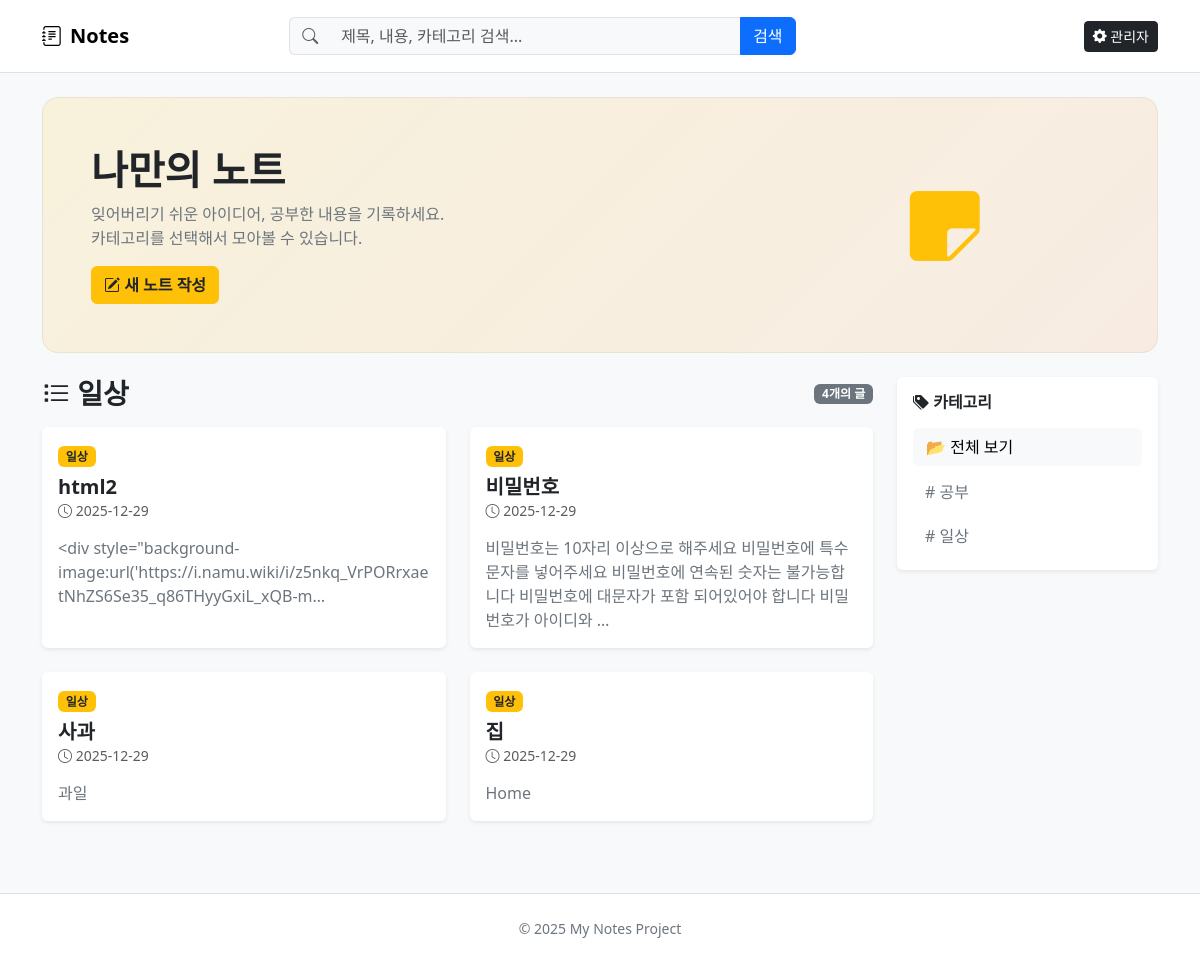
Screenshot of /category/daily/ with the database file from the repository.
### notes/models.py (models this page shows, shortened)
class Category(models.Model):
    name = models.CharField(max_length=50, unique=True)
    slug = models.SlugField(max_length=200, unique=True, allow_unicode=True)
    class Meta:
        verbose_name_plural = "Categories"

class Note(models.Model):
    title = models.CharField(max_length=200)
    content = models.TextField()
    created_at = models.DateTimeField(default=timezone.now)
    category = models.ForeignKey(Category, null=True, blank=True, on_delete=models.CASCADE)
    is_html = models.BooleanField(default=False, verbose_name="HTML 코드 적용")

### notes/views.py (the view)
# urls.py: path("category/<str:slug>/", views.category_page, name="category_page"),
def category_page(request, slug):
    current_category = get_object_or_404(Category, slug=slug)
    notes = Note.objects.filter(category=current_category).order_by("-created_at")
    categories = Category.objects.all()
    return render(request, "notes/note_list.html", {
        "notes": notes,
        "categories": categories,
        "current_category": current_category
    })

### notes/templates/notes/note_list.html (shortened to what this page needs)
{% extends "notes/base.html" %}
{% block content %}
<div class="d-flex align-items-center justify-content-between mb-3">
    <h3 class="fw-bold mb-0">
        <i class="bi bi-list-task"></i>
        {% if search_query %}
            '{{ search_query }}' 검색 결과
        {% elif current_category %}
            {{ current_category.name }}
        {% else %}
            전체 노트
        {% endif %}
    </h3>
    <span class="badge bg-secondary">{{ notes|length }}개의 글</span>
</div>
<div class="row">
    {% for note in notes %}
    <div class="col-md-6 mb-4">
        <div class="card h-100 shadow-sm hover-lift border-0">
            <div class="card-body">
                {% if note.category %}
                <span class="badge bg-warning text-dark mb-2">{{ note.category.name }}</span>
                {% endif %}
                <h5 class="card-title fw-bold">
                    <a href="{% url 'note_detail' note.pk %}" class="text-dark text-decoration-none stretched-link">
                        {{ note.title }}
                    </a>
                </h5>
                <h6 class="card-subtitle mb-2 text-muted small">
                    <i class="bi bi-clock"></i> {{ note.created_at|date:"Y-m-d" }}
                </h6>
                <p class="card-text text-secondary mt-3">
                    {{ note.content|truncatechars:100 }}
                </p>
            </div>
        </div>
    </div>
    {% endfor %}
</div>
{% endblock %}

### notes/templates/notes/base.html (shortened to what this page needs)
<!doctype html>
<html lang="ko">
<head>
  <link href="https://cdn.jsdelivr.net/npm/bootstrap@5.3.3/dist/css/bootstrap.min.css" rel="stylesheet">
  <link rel="stylesheet" href="https://cdn.jsdelivr.net/npm/bootstrap-icons@1.11.3/font/bootstrap-icons.min.css">
</head>
<body class="bg-light">
<nav class="navbar navbar-expand-lg bg-white border-bottom sticky-top">
  <div class="container py-2">
    <a class="navbar-brand fw-bold d-flex align-items-center gap-2" href="{% url 'note_list' %}">
      <i class="bi bi-journal-text"></i>
      <span>Notes</span>
    </a>
    <div class="collapse navbar-collapse" id="topNav">
      <form class="d-flex mx-auto my-2 my-lg-0 col-lg-6" role="search" method="get" action="{% url 'note_list' %}">
        <div class="input-group">
            <span class="input-group-text bg-light border-end-0"><i class="bi bi-search text-muted"></i></span>
            <input
                class="form-control border-start-0 bg-light"
                type="search"
                name="q"
                value="{{ search_query|default:'' }}"
                placeholder="제목, 내용, 카테고리 검색..."
                aria-label="Search"
            >
            <button class="btn btn-primary" type="submit">검색</button>
        </div>
      </form>
      <div class="d-flex ms-auto gap-2">
          <a class="btn btn-dark btn-sm" href="/admin/">
            <i class="bi bi-gear-fill"></i> 관리자
          </a>
      </div>
    </div>
  </div>
</nav>
<header class="container py-4">
  <div class="hero rounded-4 p-4 p-md-5 hover-lift">
    <div class="row align-items-center g-3">
      <div class="col-md-8">
        <h1 class="display-6 fw-bold mb-2">나만의 노트</h1>
        <p class="text-secondary mb-3">
          잊어버리기 쉬운 아이디어, 공부한 내용을 기록하세요.<br>
          카테고리를 선택해서 모아볼 수 있습니다.
        </p>
        <div class="d-flex flex-wrap gap-2">
           <a class="btn btn-warning text-dark fw-bold" href="{% url 'note_create' %}">
            <i class="bi bi-pencil-square"></i> 새 노트 작성
          </a>
        </div>
      </div>
      <div class="col-md-4 text-center">
        <i class="bi bi-sticky-fill text-warning" style="font-size: 5rem;"></i>
      </div>
    </div>
  </div>
</header>
<main class="container pb-5">
  <div class="row g-4">
    <section class="col-lg-9">
      {% block content %}{% endblock %}
    </section>
    <aside class="col-lg-3">
        <div class="card shadow-sm border-0">
            <div class="card-body">
                <h6 class="fw-bold mb-3"><i class="bi bi-tags-fill"></i> 카테고리</h6>
                <div class="d-grid gap-2">
                    <a href="{% url 'note_list' %}" class="btn btn-light text-start">
                        📂 전체 보기
                    </a>
                    {% for category in categories %}
                    <a href="{% url 'category_page' category.slug %}" class="btn btn-outline-secondary text-start border-0">
                        # {{ category.name }}
                    </a>
                    {% empty %}
                    <span class="text-muted small">카테고리가 없습니다.</span>
                    {% endfor %}
                </div>
            </div>
        </div>
    </aside>
  </div>
</main>
<footer class="border-top bg-white mt-auto">
  <div class="container py-4 text-center text-secondary small">
    © {% now "Y" %} My Notes Project
  </div>
</footer>
</body>
</html>

### notes/templates/notes/base.html (style rules this page uses)
.hero { background: linear-gradient(135deg, rgba(255,193,7,.12), rgba(253,126,20,.10)); border: 1px solid rgba(0,0,0,.06); }
.hover-lift { transition: transform .15s ease, box-shadow .15s ease; }

### rows the page displays
Category: name "일상"
Note: category.name "일상", title "html2", created_at "2025-12-29", content "<div style=\"background-image:url('https://i.namu.wiki/i/z5nkq_VrPORrxaetNhZS6Se35_q86THyyGxiL_xQB-m…"
Note: category.name "일상", title "비밀번호", created_at "2025-12-29", content "비밀번호는 10자리 이상으로 해주세요 비밀번호에 특수문자를 넣어주세요 비밀번호에 연속된 숫자는 불가능합니다 비밀번호에 대문자가 포함 되어있어야 합니다 비밀번호가 아이디와 …"
Note: category.name "일상", title "사과", created_at "2025-12-29", content "과일"
Note: category.name "일상", title "집", created_at "2025-12-29", content "Home"
Category: name "공부"

### other values shown
{{ notes|length }} "4"
